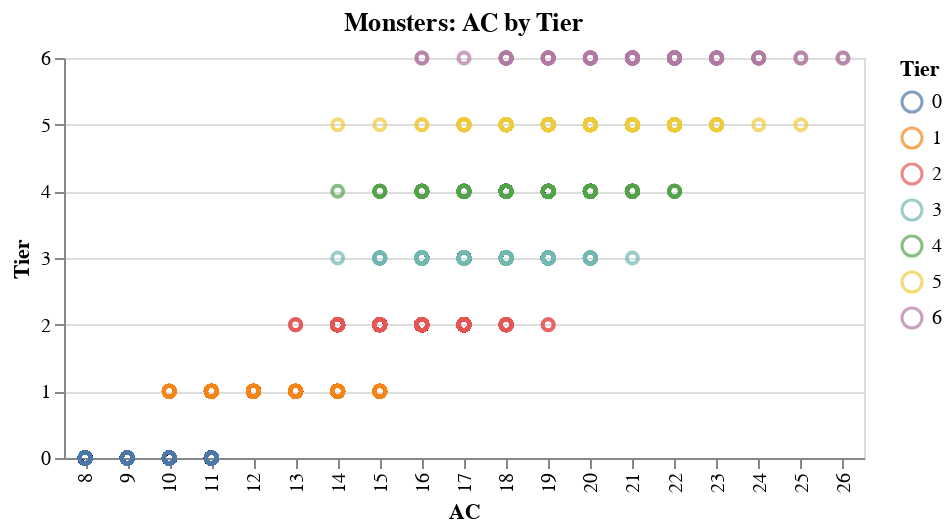

The notebook cell this image was saved under:
### Code cell
alt.Chart(monsters, title="Monsters: AC by Tier").mark_point().encode(
    x='AC:O',
    y='Tier:Q',
    color='Tier:N'
).properties(width=400, height=200)

### Figure 1 — Vega-Lite specification as saved in the notebook (floating-point values rounded to 4 significant figures; data arrays with more than 128 entries replaced by an {"elided": "..."} marker saying what was removed)
{"config": {"view": {"continuousWidth": 400, "continuousHeight": 300}}, "data": {"name": "data-9fdf24baafc41b5e198a4f6da16c231a"}, "mark": "point", "encoding": {"color": {"type": "nominal", "field": "Tier"}, "x": {"type": "ordinal", "field": "AC"}, "y": {"type": "quantitative", "field": "Tier"}}, "height": 200, "title": "Monsters: AC by Tier", "width": 400, "$schema": "https://vega.github.io/schema/vega-lite/v4.0.0.json", "datasets": {"data-9fdf24baafc41b5e198a4f6da16c231a": {"elided": "5000 records"}}}
